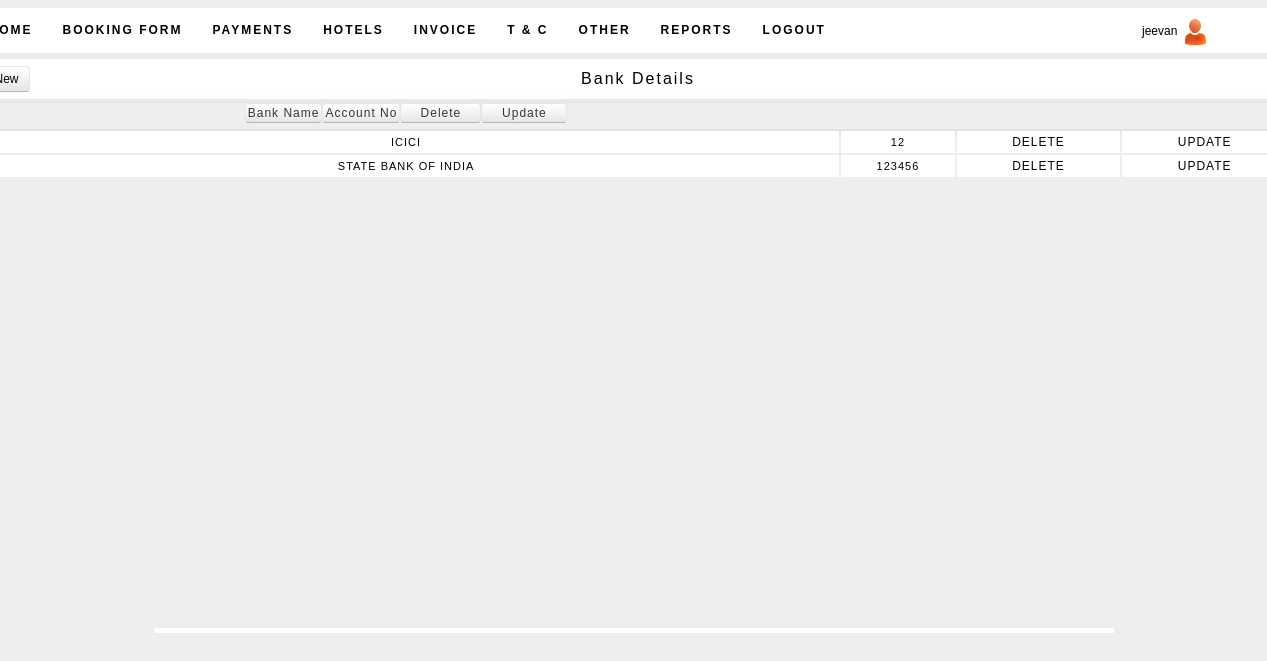
The page /tours_pvt/addbank.php (signed in) on the database as committed earlier.
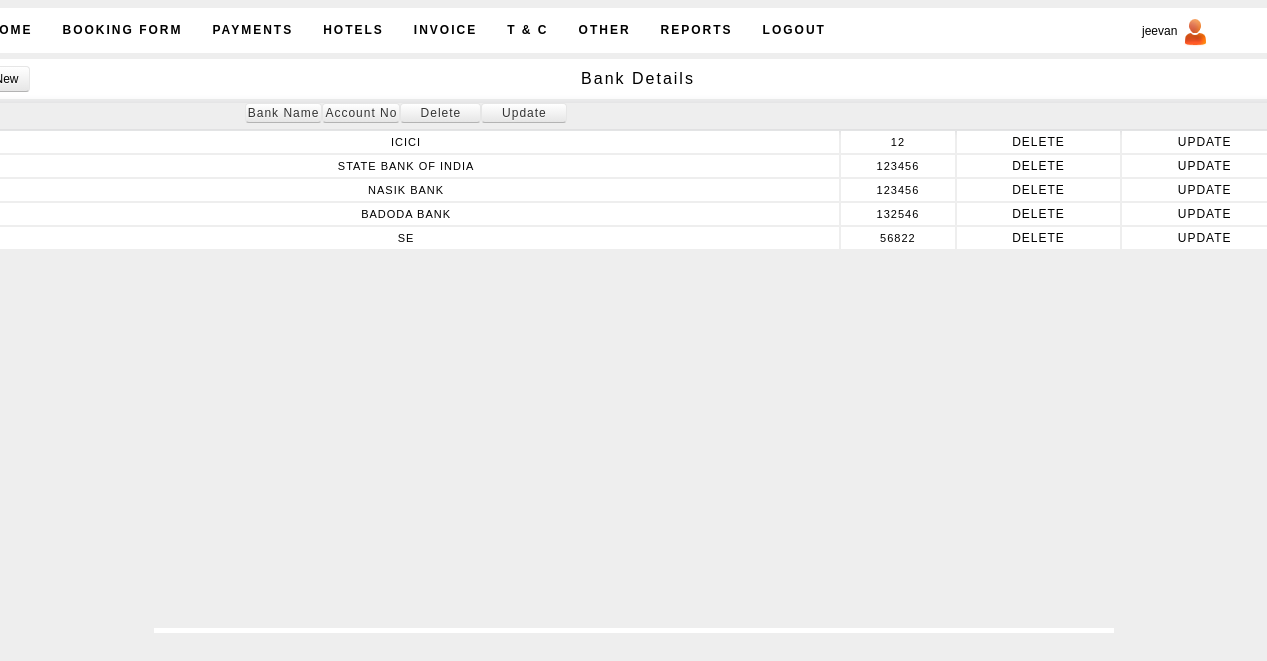
The same page on the database as committed later.
### tables this page shows
CREATE TABLE IF NOT EXISTS `bank_info` (
  `bank_id` int(11) NOT NULL AUTO_INCREMENT,
  `bank_name` varchar(100) NOT NULL,
  `bank_acc` bigint(11) NOT NULL,
  PRIMARY KEY (`bank_id`)
);

### tours_pvt/addbank.php (the view, shortened to what this page needs)
<?php
$qry_d="select * from bank_info";
$res_d=mysql_query($qry_d);
?>
<html>
<head>
<link rel="stylesheet" href="../styles2.css" type="text/css" />
<link rel="stylesheet" type="text/css" href="../css/style.css" media="screen" />
</head>
<body>
<div id="container">
	 <div id="sub-header">
    	<?php
			include("include/p_header.php");
		?>
       	<table class="emp_tab">
        <tr class="search_res">
        <td class="info">
         <center>Bank Details</center>
        </td>        </tr>
        </table>
        <span class="bank"><a href="#" rel="popuprel" class="popup new">New</a> </span>
        <div>
        <br />
        <table class="detail">
        <tr class="menu_header">
        <td>Bank Name</td>
        <td>Account No</td>
        <td width="75">Delete</td>
        <td width="80">Update</td>
        </tr>
        <?php
		while($row_d=mysql_fetch_array($res_d))
		{
			echo "<tr class='pagi'>";
			echo "<td>";
			echo $row_d[1];
			echo "</td>";
			echo "<td>";
			echo $row_d[2];
			echo "</td>";
			echo "<td class='print'>";
			echo "<a href='addbank.php?id_d=$row_d[0]'>Delete</a>";
			echo "</td>";
			echo "<td class='print'>";
			echo "<a href='upbank.php?id_u=$row_d[0]'>Update</a>";
			echo "</td>";
			echo "</tr>";
		}
		?>
        </table>
    </div>
    </div>
    </div>
 <div id="footer">
    </div>
</body>
</html>

Rows that differ between the two databases and show on the page:
added bank_info: bank_name "NASIK BANK", bank_acc "123456"
added bank_info: bank_name "BADODA BANK", bank_acc "132546"
added bank_info: bank_name "SE", bank_acc "56822"
